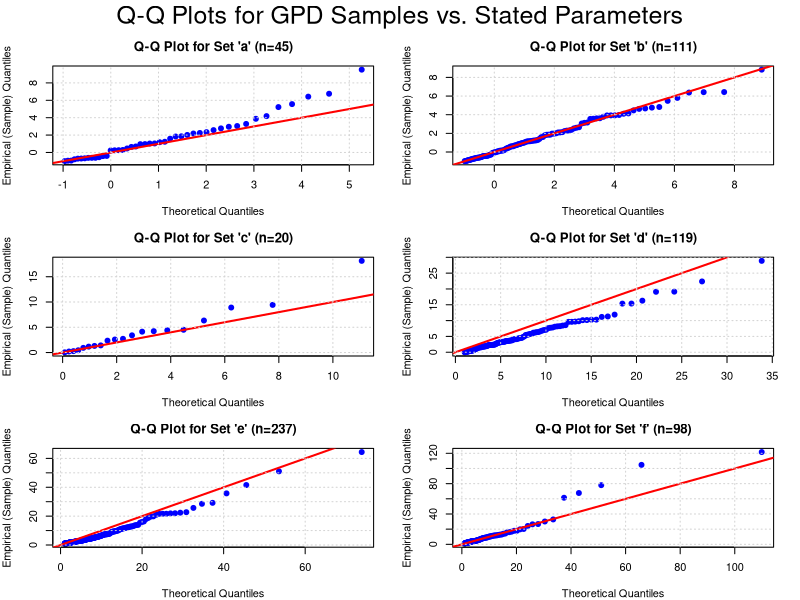
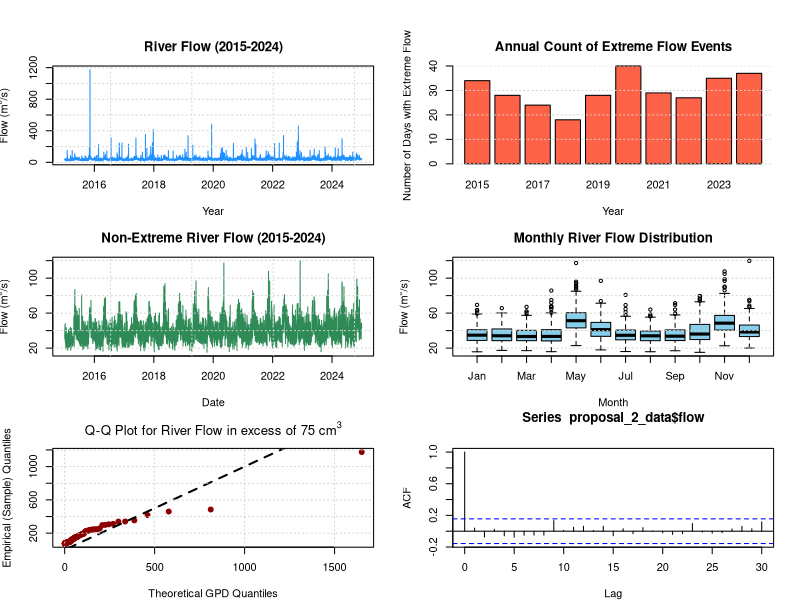

Write the R code that produced these figures, in order.
## ---- chunk 1
#' Title
#'
#' @param p 
#' @param xi 
#' @param sigma 
#' @param u 
#'
#' @returns
#' @export
#'
#' @examples
qgpd <- function(p, xi, sigma, u){

  # Check for valid scale parameter.
  if (any(sigma <= 0)) {
    stop("The scale parameter 'sigma' must be positive.")
  }
  
  if (any(p <= 0)) {
    stop("The scale parameter 'sigma' must be positive.")
  }
  
   # Add validation for the probability 'p'
  if (any(p < 0 | p > 1)) {
    stop("Probabilities 'p' must be between 0 and 1 (inclusive).")
  }

  
  # the two cases for the shape parameter `xi`.
  # `ifelse` will test `xi == 0` for each element and pick the appropriate formula.
  q <- ifelse(
    xi == 0,
    # Formula for xi = 0 
    u - sigma * log(1 - p),
    # Formula for xi != 0 
    u - (sigma / xi) * (1 - (1 - p)**(-xi) )
  )
  
  return(q)
}

# Calculate quantiles for X ~ GPD(u=1.5, sigma=2, xi=-0.4)
# Quantile for p = 0.5
quantile_p05 <- qgpd(p = 0.5, u = 1.5, sigma = 2, xi = -0.4)

# Quantile for p = 0.75
quantile_p75 <- qgpd(p = 0.75, u = 1.5, sigma = 2, xi = -0.4)

# Quantile for p = 0.99
quantile_p99 <- qgpd(p = 0.99, u = 1.5, sigma = 2, xi = -0.4)

cat(
  "The quantile for p = 0.50 is:", quantile_p05, "\n",
  "The quantile for p = 0.75 is:", quantile_p75, "\n",
  "The quantile for p = 0.99 is:", quantile_p99, "\n"
)

## ---- chunk 2
#| echo: false
#| warning: false

samples <- read.csv("gpd_samples.csv")
params <- read.csv("gpd_parameters.csv")

# Set up a 3x2 grid to display all plots in a single figure.
par(mfrow = c(3, 2), mar = c(4, 4, 3, 2), oma = c(0, 0, 2, 0))

# Get the unique set IDs to loop through.
set_ids <- unique(params$id)

# Loop through each dataset ID (a, b, c, d, e, f).
for (current_id in set_ids) {
# get the data for the current set_id
  sample_data <- samples$value[samples$set_id == current_id]
  sample_data <- sort(sample_data)
#  get the stated parameters for the current set
  stated_params <- params[params$id == current_id, ]
  
   n <- length(sample_data)
   
# create a set of evenly spaced probabilities for the theoretical distribution.
theoretical_probs <- (1:n - 0.5) / n

# initialize an empty vector to store the results.
  theoretical_quantiles <- numeric(n)
  
# use qgpd function to find the corresponding theoretical quantiles.
  for (i in 1:n) {
    theoretical_quantiles[i] <- qgpd(
      p = theoretical_probs[i], 
      xi = stated_params$xi,
      sigma = stated_params$sigma,
      u = stated_params$u
    )
  }
  
  plot(
    theoretical_quantiles,
    sample_data,
    main = paste0("Q-Q Plot for Set '", current_id, "' (n=", n, ")"),
    xlab = "Theoretical Quantiles",
    ylab = "Empirical (Sample) Quantiles",
    pch = 19, # Use solid circles for points
    col = "blue"
  )
  # Add the y=x reference line.
  abline(0, 1, col = "red", lwd = 2)
  grid()
}

# Add an overall title to the figure.
mtext("Q-Q Plots for GPD Samples vs. Stated Parameters", outer = TRUE, cex = 1.5)

## ---- chunk 3
#| echo: false

# Load the river flow data from the CSV file
river_data <- read.csv("riverflow_2015_2024.csv")

# Convert the 'date' column from text to R's Date format
river_data$date <- as.Date(river_data$date)

## ---- chunk 4
#| label: fig-riverflow-ts
#| echo: false
#| warning: false
#| fig-cap: "River flow from 2015 to 2024"

# --- Time Series Plot ---
plot(
  river_data$date,
  river_data$flow,
  type = 'l', # 'l' for line plot
  col = "dodgerblue",
  main = "River Flow (2015-2024)",
  xlab = "Year",
  ylab = expression("Flow (m"^3*"/s)") 
)
grid()
## ---- chunk 5
#| label: fig-yearly-extremes
#| echo: false
#| warning: false
#| fig-cap: "Number of extreme flow events per year"

#Filter for extreme events
extreme_data <- river_data[river_data$is_extreme == "True", ]

# Extract the year from the date
extreme_data$year <- format(extreme_data$date, "%Y")

# c. Count the number of extreme events per year
yearly_counts <- table(extreme_data$year)

# d. Create the bar plot
barplot(
  yearly_counts,
  main = "Annual Count of Extreme Flow Events",
  xlab = "Year",
  ylab = "Number of Days with Extreme Flow",
  col = "tomato"
)
grid(nx = NA, ny = NULL)
## ---- chunk 6
#| label: fig-riverflow-non-extreme
#| echo: false
#| warning: false
#| fig-cap: "Time series of non-extreme daily river flow "

# Create a subset of the data containing only the non-extreme flows.
non_extreme_data <- river_data[river_data$is_extreme == "False", ]

# --- Time Series Plot of Non-Extreme Values ---
plot(
  non_extreme_data$date,
  non_extreme_data$flow,
  type = 'l', # 'l' for line plot
  col = "seagreen",
  main = "Non-Extreme River Flow (2015-2024)",
  xlab = "Date",
  ylab = expression("Flow (m"^3*"/s)")
)
grid()
## ---- chunk 7
#| label: fig-monthly-boxplot
#| echo: false
#| warning: false
#| fig-cap: "Distribution of daily river flow by month (2015-2024)"

non_extreme_data$month <- factor(format(non_extreme_data$date, "%b"), levels = month.abb)

boxplot(
  flow ~ month,
  data = non_extreme_data,
  col = "skyblue",
  main = "Monthly River Flow Distribution",
  xlab = "Month",
  ylab = expression("Flow (m"^3*"/s)")
)
grid(nx = NA, ny = NULL)
## ---- chunk 8
#| echo: false
threshold <- 75
proposal_2_data <- river_data[river_data$flow > threshold, ]
## ---- chunk 9
#| label: fig-gpd-qqplot-q4
#| echo: false
#| warning: false
#| fig-cap: "Q-Q plot of river flow exceedances vs. theoretical GPD"

# Get the empirical quantiles by sorting the  data
empirical_quantiles <- sort(proposal_2_data$flow)

# Define the hydrologist's proposed parameters
gpd_params <- list(sigma = 29.7, xi = 0.62, u = 0)

# c. Generate the theoretical quantiles
n <- length(empirical_quantiles)
theoretical_probs <- (1:n - 0.5) / n
# Initialize an empty vector to store the results
theoretical_quantiles <- numeric(n) 
for (i in 1:n) {
  theoretical_quantiles[i] <- qgpd(
    p = theoretical_probs[i],
    xi = gpd_params$xi,
    sigma = gpd_params$sigma,
    u = gpd_params$u
  )
}

# d. Create the plot.
plot(
  theoretical_quantiles,
  empirical_quantiles,
  main = expression(paste("Q-Q Plot for River Flow in excess of 75 cm"^3)),
  xlab = "Theoretical GPD Quantiles",
  ylab = "Empirical (Sample) Quantiles",
  pch = 19,
  col = "darkred"
)
abline(0, 1, col = "black", lwd = 2, lty = 2) # Add y=x reference line
grid()

## ---- chunk 10
#| label: fig-acf-q4
#| echo: false
#| warning: false
#| fig-cap: "Autocorrelation of Extreme Flow Exceedances"
acf(
  proposal_2_data$flow,
  lag.max = 30
)
